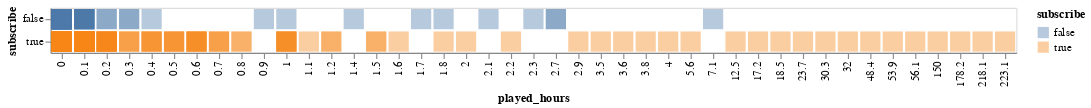

The notebook cell saved with this chart:
### Code cell
sub_plot = alt.Chart(players_sub).mark_bar(opacity=0.4).encode(
    x='played_hours:N',
    y='subscribe',
    color='subscribe'
)
sub_plot

### Figure 1 — Vega-Lite specification as saved in the notebook (floating-point values rounded to 4 significant figures; data arrays with more than 128 entries replaced by an {"elided": "..."} marker saying what was removed)
{"config": {"view": {"continuousWidth": 300, "continuousHeight": 300}}, "data": {"name": "data-95acfb14eb9fdb2e0b8ca7186633a12d"}, "mark": {"type": "bar", "opacity": 0.4}, "encoding": {"color": {"field": "subscribe", "type": "nominal"}, "x": {"field": "played_hours", "type": "nominal"}, "y": {"field": "subscribe", "type": "nominal"}}, "$schema": "https://vega.github.io/schema/vega-lite/v5.20.1.json", "datasets": {"data-95acfb14eb9fdb2e0b8ca7186633a12d": {"elided": "196 records"}}}
